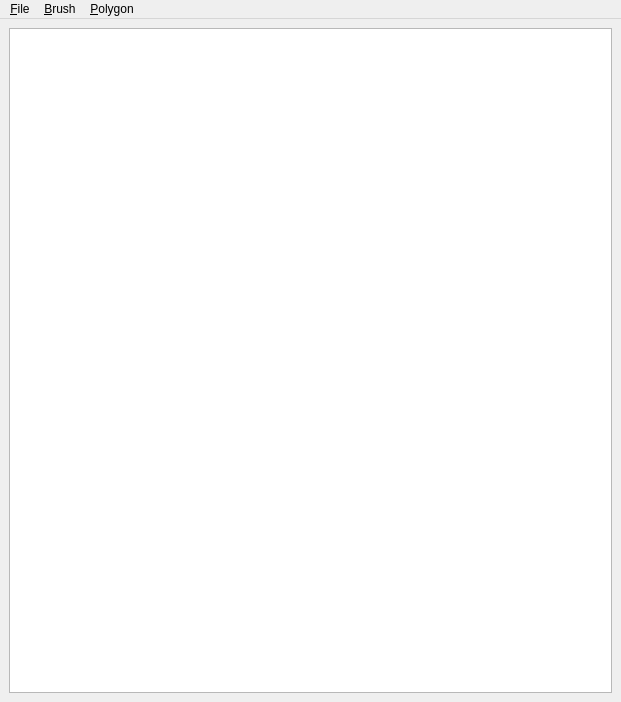
<?xml version="1.0" encoding="UTF-8"?>
<ui version="4.0">
 <class>MainWindow</class>
 <widget class="QMainWindow" name="MainWindow">
  <property name="geometry">
   <rect>
    <x>0</x>
    <y>0</y>
    <width>621</width>
    <height>702</height>
   </rect>
  </property>
  <property name="windowTitle">
   <string>MainWindow</string>
  </property>
  <widget class="QWidget" name="centralwidget">
   <property name="mouseTracking">
    <bool>true</bool>
   </property>
   <layout class="QVBoxLayout" name="verticalLayout">
    <item>
     <widget class="QGraphicsView" name="graphicsView">
      <property name="mouseTracking">
       <bool>true</bool>
      </property>
      <property name="verticalScrollBarPolicy">
       <enum>Qt::ScrollBarAlwaysOff</enum>
      </property>
      <property name="horizontalScrollBarPolicy">
       <enum>Qt::ScrollBarAlwaysOff</enum>
      </property>
      <property name="sceneRect">
       <rectf>
        <x>0.000000000000000</x>
        <y>0.000000000000000</y>
        <width>10.000000000000000</width>
        <height>10.000000000000000</height>
       </rectf>
      </property>
      <property name="alignment">
       <set>Qt::AlignLeading|Qt::AlignLeft|Qt::AlignTop</set>
      </property>
      <property name="resizeAnchor">
       <enum>QGraphicsView::AnchorViewCenter</enum>
      </property>
     </widget>
    </item>
   </layout>
  </widget>
  <widget class="QMenuBar" name="menubar">
   <property name="geometry">
    <rect>
     <x>0</x>
     <y>0</y>
     <width>621</width>
     <height>21</height>
    </rect>
   </property>
   <widget class="QMenu" name="menuFile">
    <property name="title">
     <string>&amp;File</string>
    </property>
    <addaction name="action_New"/>
    <addaction name="actionLoad"/>
   </widget>
   <widget class="QMenu" name="menu_Brush">
    <property name="title">
     <string>&amp;Brush</string>
    </property>
    <widget class="QMenu" name="menu_Color">
     <property name="title">
      <string>&amp;Color</string>
     </property>
     <addaction name="action_REd"/>
     <addaction name="action_Yellow"/>
     <addaction name="action_Green"/>
     <addaction name="action_Blue"/>
     <addaction name="action_Black"/>
    </widget>
    <addaction name="action_Size"/>
    <addaction name="menu_Color"/>
   </widget>
   <widget class="QMenu" name="menuPolygon">
    <property name="title">
     <string>&amp;Polygon</string>
    </property>
    <addaction name="action_Poly"/>
    <addaction name="action_Circle"/>
   </widget>
   <addaction name="menuFile"/>
   <addaction name="menu_Brush"/>
   <addaction name="menuPolygon"/>
  </widget>
  <action name="action_Poly">
   <property name="text">
    <string>&amp;Polygon</string>
   </property>
  </action>
  <action name="action_Circle">
   <property name="text">
    <string>&amp;Circle</string>
   </property>
  </action>
  <action name="action_3pt">
   <property name="text">
    <string>&amp;3pt</string>
   </property>
  </action>
  <action name="action_5pt">
   <property name="text">
    <string>&amp;5pt</string>
   </property>
  </action>
  <action name="action_7pt">
   <property name="text">
    <string>&amp;7pt</string>
   </property>
  </action>
  <action name="action_REd">
   <property name="text">
    <string>&amp;Red</string>
   </property>
  </action>
  <action name="action_Yellow">
   <property name="text">
    <string>&amp;Yellow</string>
   </property>
  </action>
  <action name="action_Green">
   <property name="text">
    <string>&amp;Green</string>
   </property>
  </action>
  <action name="action_Blue">
   <property name="text">
    <string>&amp;Blue</string>
   </property>
  </action>
  <action name="action_New">
   <property name="text">
    <string>&amp;New</string>
   </property>
  </action>
  <action name="action_Open">
   <property name="text">
    <string>&amp;Open</string>
   </property>
  </action>
  <action name="actionLoad">
   <property name="text">
    <string>Load</string>
   </property>
  </action>
  <action name="action_Size">
   <property name="text">
    <string>&amp;Size</string>
   </property>
  </action>
  <action name="action_Black">
   <property name="text">
    <string>&amp;Black</string>
   </property>
  </action>
 </widget>
 <resources/>
 <connections/>
</ui>
